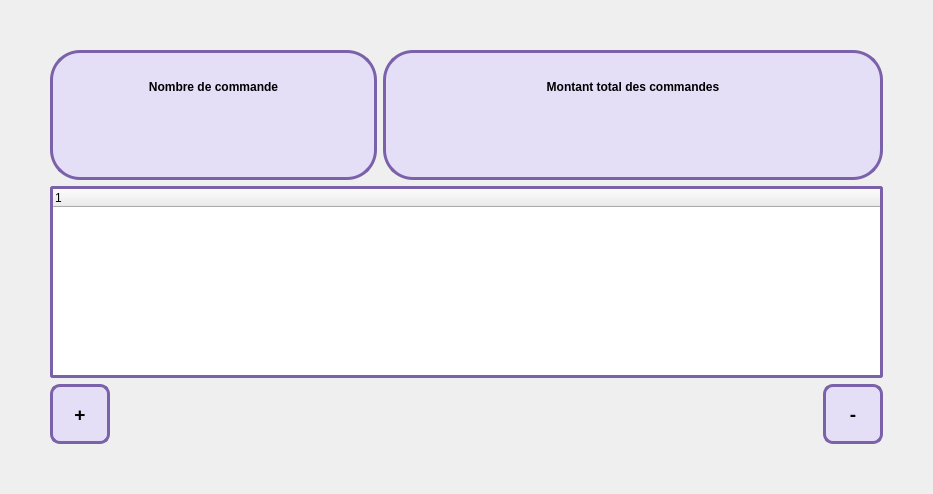
         <widget class="QWidget" name="orderPage">
          <layout class="QGridLayout" name="gridLayout_8">
           <property name="leftMargin">
            <number>50</number>
           </property>
           <property name="topMargin">
            <number>50</number>
           </property>
           <property name="rightMargin">
            <number>50</number>
           </property>
           <property name="bottomMargin">
            <number>50</number>
           </property>
           <item row="0" column="0" colspan="2">
            <widget class="QFrame" name="frame_3">
             <property name="minimumSize">
              <size>
               <width>181</width>
               <height>130</height>
              </size>
             </property>
             <property name="styleSheet">
              <string notr="true">#frame_3 {
    border: 3px solid rgb(123, 97, 170);
	background-color: rgba(217, 205, 255, 129);
    border-radius: 30px;
}</string>
             </property>
             <property name="frameShape">
              <enum>QFrame::StyledPanel</enum>
             </property>
             <property name="frameShadow">
              <enum>QFrame::Plain</enum>
             </property>
             <property name="lineWidth">
              <number>1</number>
             </property>
             <property name="midLineWidth">
              <number>0</number>
             </property>
             <layout class="QGridLayout" name="gridLayout_6">
              <item row="0" column="0">
               <widget class="QLabel" name="label_3">
                <property name="font">
                 <font>
                  <bold>true</bold>
                 </font>
                </property>
                <property name="styleSheet">
                 <string notr="true">color: rgb(0, 0, 0);</string>
                </property>
                <property name="text">
                 <string>Nombre de commande</string>
                </property>
                <property name="alignment">
                 <set>Qt::AlignCenter</set>
                </property>
               </widget>
              </item>
              <item row="1" column="0">
               <widget class="QLabel" name="label_orderNumber">
                <property name="font">
                 <font>
                  <pointsize>17</pointsize>
                  <bold>true</bold>
                 </font>
                </property>
                <property name="styleSheet">
                 <string notr="true">QLabel {
	color: rgb(108, 86, 255);
}</string>
                </property>
                <property name="text">
                 <string/>
                </property>
                <property name="alignment">
                 <set>Qt::AlignHCenter|Qt::AlignTop</set>
                </property>
               </widget>
              </item>
             </layout>
            </widget>
           </item>
           <item row="0" column="2" colspan="2">
            <widget class="QFrame" name="frame_4">
             <property name="minimumSize">
              <size>
               <width>500</width>
               <height>130</height>
              </size>
             </property>
             <property name="styleSheet">
              <string notr="true">#frame_4 {
    border: 3px solid rgb(123, 97, 170);
	background-color: rgba(217, 205, 255, 129);
    border-radius: 30px;
}</string>
             </property>
             <property name="frameShape">
              <enum>QFrame::NoFrame</enum>
             </property>
             <property name="frameShadow">
              <enum>QFrame::Plain</enum>
             </property>
             <layout class="QGridLayout" name="gridLayout_7">
              <item row="0" column="0">
               <widget class="QLabel" name="label_5">
                <property name="font">
                 <font>
                  <bold>true</bold>
                 </font>
                </property>
                <property name="styleSheet">
                 <string notr="true">color: rgb(0, 0, 0);</string>
                </property>
                <property name="text">
                 <string>Montant total des commandes</string>
                </property>
                <property name="alignment">
                 <set>Qt::AlignCenter</set>
                </property>
               </widget>
              </item>
              <item row="1" column="0">
               <widget class="QLabel" name="label_orderTotal">
                <property name="font">
                 <font>
                  <pointsize>17</pointsize>
                  <bold>true</bold>
                 </font>
                </property>
                <property name="styleSheet">
                 <string notr="true">QLabel {
	color: rgb(108, 86, 255);
}</string>
                </property>
                <property name="text">
                 <string/>
                </property>
                <property name="alignment">
                 <set>Qt::AlignHCenter|Qt::AlignTop</set>
                </property>
               </widget>
              </item>
             </layout>
            </widget>
           </item>
           <item row="2" column="0">
            <widget class="QPushButton" name="pushButton_orderAdd_3">
             <property name="minimumSize">
              <size>
               <width>0</width>
               <height>60</height>
              </size>
             </property>
             <property name="maximumSize">
              <size>
               <width>60</width>
               <height>16777215</height>
              </size>
             </property>
             <property name="font">
              <font>
               <pointsize>14</pointsize>
               <bold>true</bold>
              </font>
             </property>
             <property name="cursor">
              <cursorShape>PointingHandCursor</cursorShape>
             </property>
             <property name="styleSheet">
              <string notr="true">QPushButton {
	color: rgb(0,0,0);
    border: 3px solid rgb(123, 97, 170);
	background-color: rgba(217, 205, 255, 129);
    border-radius: 10px;
    width:60px;
}</string>
             </property>
             <property name="text">
              <string>+</string>
             </property>
             <property name="iconSize">
              <size>
               <width>32</width>
               <height>32</height>
              </size>
             </property>
             <property name="flat">
              <bool>true</bool>
             </property>
            </widget>
           </item>
           <item row="2" column="1" colspan="2">
            <spacer name="horizontalSpacer_2">
             <property name="orientation">
              <enum>Qt::Horizontal</enum>
             </property>
             <property name="sizeHint" stdset="0">
              <size>
               <width>701</width>
               <height>20</height>
              </size>
             </property>
            </spacer>
           </item>
           <item row="2" column="3">
            <widget class="QPushButton" name="pushButton_orderDel_2">
             <property name="minimumSize">
              <size>
               <width>0</width>
               <height>60</height>
              </size>
             </property>
             <property name="maximumSize">
              <size>
               <width>60</width>
               <height>16777215</height>
              </size>
             </property>
             <property name="font">
              <font>
               <pointsize>14</pointsize>
               <bold>true</bold>
              </font>
             </property>
             <property name="cursor">
              <cursorShape>PointingHandCursor</cursorShape>
             </property>
             <property name="styleSheet">
              <string notr="true">QPushButton {
	color: rgb(0,0,0);
    border: 3px solid rgb(123, 97, 170);
	background-color: rgba(217, 205, 255, 129);
    border-radius: 10px;
    width:60px;
}</string>
             </property>
             <property name="text">
              <string>-</string>
             </property>
             <property name="iconSize">
              <size>
               <width>32</width>
               <height>32</height>
              </size>
             </property>
             <property name="flat">
              <bool>true</bool>
             </property>
            </widget>
           </item>
           <item row="1" column="0" colspan="4">
            <widget class="QTreeWidget" name="treeWidget_order">
             <property name="styleSheet">
              <string notr="true">#treeWidget_order {
    border: 3px solid rgb(123, 97, 170);
    border-radius: 3px;
}</string>
             </property>
             <property name="editTriggers">
              <set>QAbstractItemView::NoEditTriggers</set>
             </property>
             <property name="dragEnabled">
              <bool>false</bool>
             </property>
             <column>
              <property name="text">
               <string notr="true">1</string>
              </property>
             </column>
            </widget>
           </item>
          </layout>
         </widget>
